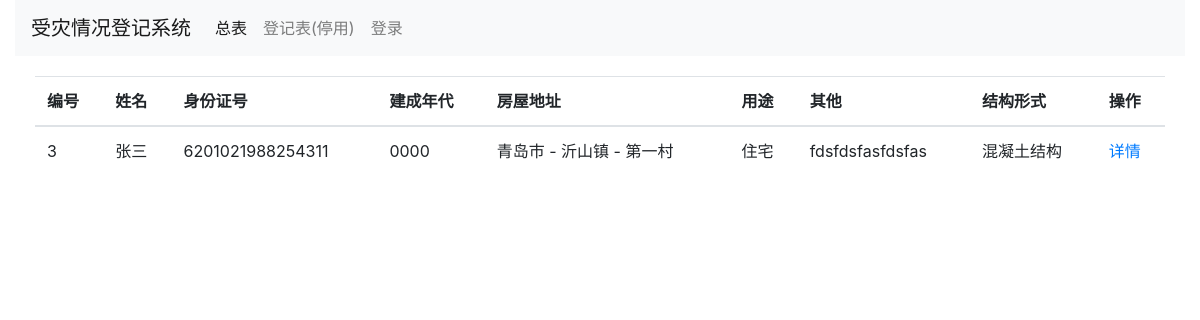
/report/, run on an earlier commit of the app's database.
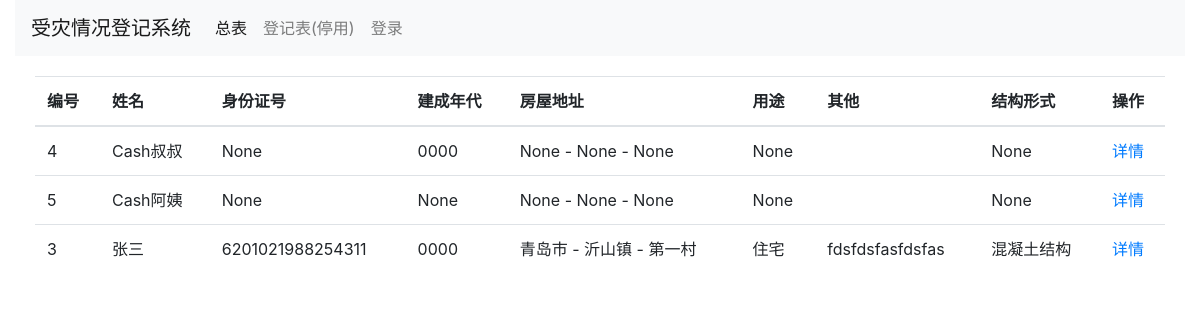
And on a later commit of the database.
### report/models.py (models this page shows, shortened)
class Report(models.Model):
    DECADE_CHOICE = (
        ('1900', '1900'),
        ('1910', '1910'),
        ('1920', '1920'),
        ('1930', '1930'),
        ('1940', '1940'),
        ('1950', '1950'),
        ('1960', '1960'),
        ('1970', '1970'),
        ('1980', '1980'),
        ('1990', '1990'),
        ('2000', '2000'),
        ('2010', '2010'),
    )
    PURPOSE_CHOICE = (
        (1, '住宅'),
        (2, '厂房'),
        (3, '公共建筑'),
    )
    STRUCTURE_CHOICE = (
        (1, '混凝土结构'),
        (2, '砌体结构'),
        (3, '木结构'),
        (4, '钢结构'),
        (5, '石结构'),
        (6, '生土结构'),
    )
    DEGREE_CHOICE = (
        ('a', 'A'),
        ('b', 'B'),
        ('c', 'C'),
        ('d', 'D'),
    )
    SECURITY_DETAIL_CHOICE = (
        (1, '未发现影响房屋周边安全的不利影响'),
        (2, '房屋周边准在超高土体滑坡'),
        (3, '房屋周边场地存在地质斜坡'),
        (4, '房屋周边存在河流，受河水持续冲刷'),
        (5, '房屋存在沟壑'),
        (6, '房屋周边塌方'),
        (7, '房屋周边下方存在不实空洞'),
    )
    GROUNDSILL_DETAIL_CHOICE = (
        (1, '未发现明显不均匀沉降及滑移'),
        (2, '地基基础轻微不均匀沉降'),
        (3, '地基基础不均匀沉降'),
        (4, '室内地面下陷'),
        (5, '地基基础滑移'),
        (6, '地基基础存在滑移可能'),
        (7, '地基基础被冲毁'),
        (8, '毛石基础粘结砂浆缺失'),
    )
    TILT_DETAIL_CHOICE = (
        (1, '未发现明显倾斜'),
        (2, '房屋墙体局部倾斜'),
        (3, '房屋墙体整体倾斜'),
        (4, '房屋墙体变形'),
        (5, '房屋墙体未发现明显歪闪缺陷')
    )
    UPON_DETAIL_CHOICE = (
        (1, '未发现结构承载缺陷'),
        (2, '墙体存在裂缝'),
        (3, '墙体轻微裂缝'),
        (4, '墙体贯通缝严重'),
        (5, '墙体风化侵蚀严重'),
        (6, '墙体有效截面积削弱'),
        (7, '内隔墙裂缝'),
        (8, '墙体面层脱落'),
        (9, '墙体变形'),
        (10, '墙体倾斜'),
        (11, '纵横墙连接处松动和开裂'),
        (12, '墙体倒塌'),
        (13, '屋架梁损坏'),
        (14, '屋架檩条损坏'),
        (15, '屋架梁下墙体开裂损坏'),
        (16, '屋架梁下墙体变形'),
        (17, '地基基础不均匀沉降引起的裂缝'),
        (18, '房屋墙体、屋盖无明显受力裂缝和变形'),
        (19, '墙体严重破坏，无法正常使用'),
        (20, '屋架损坏'),
    )
    FENCE_DETAIL_CHOICE = (
        (1, '未发现围护缺损'),
        (2, '同上'),
        (3, '墙体存在裂缝'),
        (4, '屋面坍塌'),
        (5, '屋面下陷'),
        (6, '墙体面层脱落'),
        (7, '墙体裂缝'),
        (8, '室内地面下陷'),
        (9, '内隔墙裂缝'),
        (10, '纵横墙多处裂缝'),
    )
    ASSESS_LEVEL_CHOICE = (
        ('a', 'A 完好无损'),
        ('b', 'B 轻微破损，可以使用'),
        ('c', 'C 破损经修缮后可以使用'),
        ('d', 'D 严重破坏，不能使用'),
        ('e', '倒塌'),
    )
    CREATOR_CHOICE = (
        (1, '杨军魁'),
        (2, '芦满'),
        (3, '关萌'),
        (4, '黄波'),
    )
    bid = models.CharField(max_length=100, null=True, blank=True,
                           verbose_name='建鉴编号')
    name = models.CharField(max_length=250, null=True, blank=True,
                            verbose_name='姓名')
    identity = models.CharField(max_length=50, null=True, blank=True,
                                verbose_name='身份证号', unique=True)
    decade = models.CharField(choices=DECADE_CHOICE, max_length=10,
                              null=True, blank=True, verbose_name='建成年代')
    city = models.ForeignKey(City, null=True, blank=True,
                             on_delete=models.SET_NULL,
                             verbose_name='城市')
    town = models.ForeignKey(Town, null=True, blank=True,
                             on_delete=models.SET_NULL,
                             verbose_name='镇')
    village = models.ForeignKey(Village, null=True, blank=True,
                                on_delete=models.SET_NULL,
                                verbose_name='村')
    purpose = models.IntegerField(choices=PURPOSE_CHOICE, null=True, blank=True,
                                  verbose_name='用途')
    comment = models.TextField(max_length=250, null=True, blank=True,
                               verbose_name='备注')
    structure = models.IntegerField(choices=STRUCTURE_CHOICE,
                                    null=True, blank=True, verbose_name='结构形式')
    security = models.CharField(max_length=10, choices=DEGREE_CHOICE,
                                null=True, blank=True, verbose_name='场地安全程度')
    groundsill = models.CharField(max_length=10, choices=DEGREE_CHOICE,
                                  null=True, blank=True, verbose_name='地基基础')
    tilt = models.CharField(max_length=10, choices=DEGREE_CHOICE, null=True,
                            blank=True,
                            verbose_name='房屋整体倾斜')
    upon = models.CharField(max_length=10, choices=DEGREE_CHOICE, null=True,
                            blank=True,
                            verbose_name='上部承重结构')
    fence = models.CharField(max_length=10, choices=DEGREE_CHOICE, null=True,
                             blank=True,
                             verbose_name='围护结构')
    security_detail = models.ManyToManyField(SecurityDetail,blank=True,
                                             verbose_name='场地安全程度说明')
    groundsill_detail = models.ManyToManyField(GroundsillDetail,blank=True,
                                               verbose_name='地基基础说明')
    tilt_detail = models.ManyToManyField(TiltDetail,blank=True,
                                         verbose_name='房屋整体倾斜说明')
    upon_detail = models.ManyToManyField(UponDetail,blank=True,
                                         verbose_name='上部承重结构说明')
    fence_detail = models.ManyToManyField(FenceDetail,blank=True,
                                          verbose_name='围护结构说明')
    assess_level = models.CharField(max_length=10, choices=ASSESS_LEVEL_CHOICE,
                                    null=True, blank=True, verbose_name='评定等级')
    advice = models.ManyToManyField(Advice,blank=True,
                                    verbose_name='处理建议')
    street_contract = models.CharField(max_length=50, null=True, blank=True,
                                       verbose_name='镇（街道）联系人')
    street_contract_phone = models.CharField(max_length=50, null=True,
                                             blank=True,
                                             verbose_name='镇（街道）联系人电话')
    village_contract = models.CharField(max_length=50, null=True, blank=True,
                                        verbose_name='村联系人')
    village_contract_phone = models.CharField(max_length=50, null=True,
                                              blank=True,
                                              verbose_name='村联系人电话')
    reviewer = models.ForeignKey(Reviewer, null=True, blank=True,
                                 on_delete=models.SET_NULL,
                                 verbose_name='审核人')
    created = models.DateField(auto_now_add=True, verbose_name='添加日期')
    updated = models.DateTimeField(auto_now=True, verbose_name='修改日期')
    appraiser = models.ForeignKey(User, null=True, blank=True,
                                  on_delete=models.SET_NULL,
                                  verbose_name='鉴定人')
    class Meta:
        ordering = ('-created',)
        verbose_name_plural = '报告'

class City(models.Model):
    name = models.CharField(max_length=50, unique=True, verbose_name='城市')
    created = models.DateTimeField(auto_now_add=True, verbose_name='创建时间')
    class Meta:
        ordering = ['-created']
        verbose_name_plural = '城市'
    def __str__(self):
        return self.name

class Town(models.Model):
    name = models.CharField(max_length=50, unique=True, verbose_name='乡镇')
    created = models.DateTimeField(auto_now_add=True, verbose_name='创建时间')
    class Meta:
        ordering = ['-created']
        verbose_name_plural = '乡镇'
    def __str__(self):
        return self.name

class Village(models.Model):
    name = models.CharField(max_length=50, unique=True, verbose_name='村')
    created = models.DateTimeField(auto_now_add=True, verbose_name='创建时间')
    class Meta:
        ordering = ['-created']
        verbose_name_plural = '村'
    def __str__(self):
        return self.name

### report/views.py (the view)
# urls.py: path('', views.ReportListView.as_view(), name='report_list'),
class ReportListView(ListView):
    model = Report
    context_object_name = 'report_list'
    template_name = 'report/report-list.html'

### report/templates/report/report-list.html
{% extends 'report/base.html' %}
{% block content %}
    <table class="table">
        <thead>
        <tr>
            <th>编号</th>
            <th>姓名</th>
            <th>身份证号</th>
            <th>建成年代</th>
            <th>房屋地址</th>
            <th>用途</th>
            <th>其他</th>
            <th>结构形式</th>
            <th>操作</th>
        </tr>
        </thead>
        <tbody>
        {% for report in report_list %}
            <tr>
                <td>{{ report.id }}</td>
                <td>{{ report.name }}</td>
                <td>{{ report.identity }}</td>
                <td>{{ report.decade }}</td>
                <td>{{ report.city }} - {{ report.town }}
                    - {{ report.village }}</td>
                <td>{{ report.get_purpose_display }}</td>
                <td>{{ report.comment }}</td>
                <td>{{ report.get_structure_display }}</td>
                <td>
                    <a href="{% url 'report:report_detail' report.id %}">详情</a>
                </td>
            </tr>
        {% endfor %}
        </tbody>
    </table>
{% endblock %}

### report/templates/report/base.html (shortened to what this page needs)
{% load static %}
<!doctype html>
<html lang="en">
<head>
    <link rel="stylesheet"
          href="https://stackpath.bootstrapcdn.com/bootstrap/4.3.1/css/bootstrap.min.css"
>
    <link rel="stylesheet" href="{% static 'css/style.css' %}">
</head>
<body>
<div class="container-fluid">
    <div class="row">
        <div class="col">
            <nav class="navbar navbar-expand-lg navbar-light bg-light">
                <a class="navbar-brand" href="/report/">受灾情况登记系统</a>
                <div class="collapse navbar-collapse"
                     id="navbarSupportedContent">
                    <ul class="navbar-nav mr-auto">
                        <li class="nav-item active">
                            <a class="nav-link"
                               href="{% url 'report:report_list' %}">总表 </a>
                        </li>
                        <li class="nav-item">
                            <a class="nav-link"
                               href="{% url 'report:report_create' %}">登记表(停用)</a>
                        </li>
                        <li class="nav-item">
                            <a class="nav-link"
                               href="/admin/">登录</a>
                        </li>
                    </ul>
                </div>
            </nav>
        </div>
    </div>
    <div id="content">
        {% block content %}
        {% endblock %}
    </div>
</div>
</body>
</body>
</html>

### report/static/css/style.css (style rules this page uses)
#content { margin: 20px; }

What changed in the data, as far as the page shows it:
added Report: id "4", name "Cash叔叔", identity "None", decade "0000", city "None", town "None", village "None", purpose "None", structure "None"
added Report: id "5", name "Cash阿姨", identity "None", decade "None", city "None", town "None", village "None", purpose "None", structure "None"
